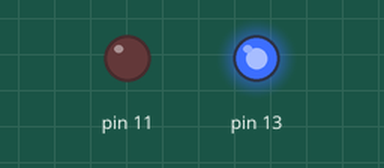
This sketch was run on a simulated Arduino Uno, built with avr-gcc and run on an emulated ATmega328P. Shown: output pins drawn as LEDs (lit = HIGH).

Above: at 0.05 s.
At 0.65 s:
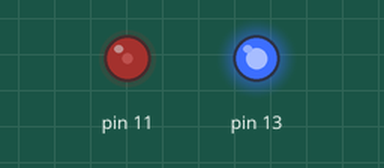
At 1.3 s:
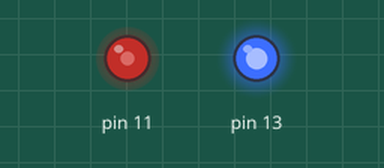
At 2.6 s:
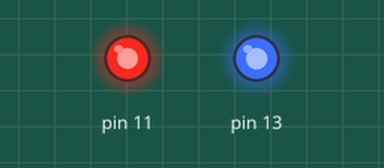
Timing chart, 0 to 3.0 s (numbered marks = the images above):
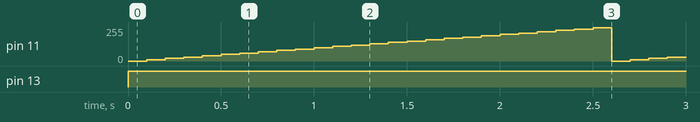

The sketch:

sketch.ino
```cpp
void setup() {
  // put your setup code here, to run once:
  pinMode(13, OUTPUT);
  pinMode(11, OUTPUT);
}

void loop() {
  // put your main code here, to run repeatedly:
  digitalWrite(13, HIGH);
  for (int i = 0; i < 255; i += 10) {
    analogWrite(11, i);
    delay(100);
  }
  digitalWrite(13, 0);
  analogWrite(11, 0);


}
```

Measured:
- by itself, pin 11: ramps from 0/255 to 250/255 and jumps back, once every 2.6 s
- by itself, pin 13: LOW → HIGH at 0.00 s
